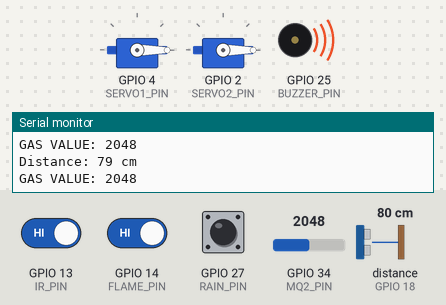
The sketch below on a simulated ESP32. Parts: 2 × servo, buzzer (waves = sounding), the last lines printed to the serial monitor. Wiring (inferred from the names in the program): ultrasonic range finder: trigger GPIO 5; echo GPIO 18. The test bench sets the inputs (shaded band); at power-on: distance to the obstacle (sensor on GPIO 18) 80 cm, GPIO 34 (MQ2_PIN) = 2048, GPIO 27 (RAIN_PIN) HIGH, GPIO 13 (IR_PIN) HIGH, GPIO 14 (FLAME_PIN) HIGH. The echo pulse lasts 58.3 µs per cm; WiFi joins after 1.5 s; servers stay silent unless stated.

Above: at 6.0 s.
6.1 s: distance to the obstacle (sensor on GPIO 18) set to 23 cm
7.6 s: distance to the obstacle (sensor on GPIO 18) set to 18 cm
At 8.5 s:
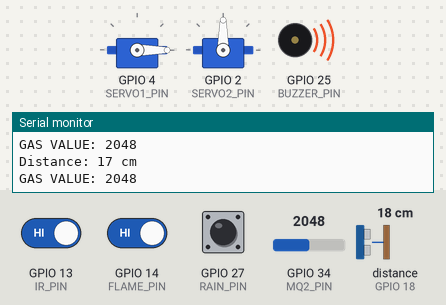
9.1 s: GPIO 34 (MQ2_PIN) set to 1566
10.6 s: GPIO 34 (MQ2_PIN) set to 1432
At 11.8 s:
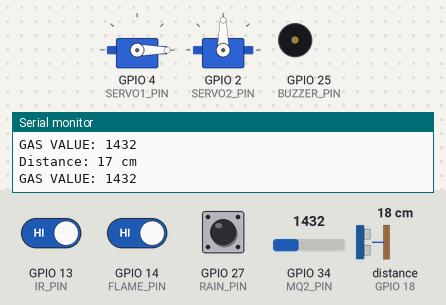
12.1 s: GPIO 27 (RAIN_PIN) pulled LOW for 0.15 s
At 12.21 s:
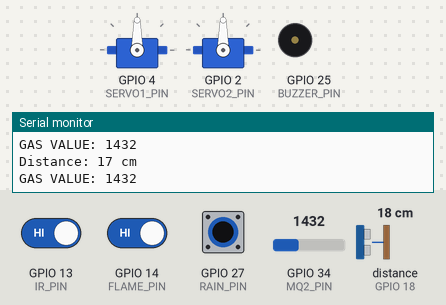
13.8 s: GPIO 13 (IR_PIN) driven LOW
At 14.5 s:
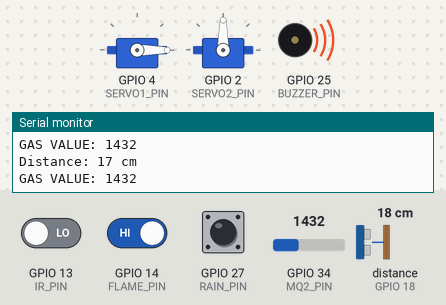
Timing chart, 0 to 16.3 s (numbered marks = the images above; inputs shaded):
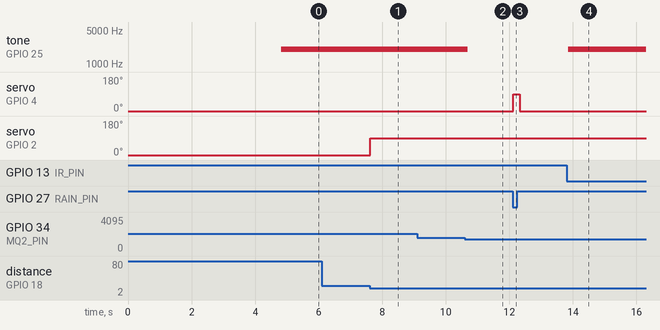

The sketch:

smart_home_security.ino
```cpp
//       360 DEGREE SAFETY SHIELD
//   ESP32 + BLYNK + SIM800L GSM SMART HOME SYSTEM
// BLYNK CREDENTIALS
#define BLYNK_TEMPLATE_ID "TMPL62XIo-7f_"
#define BLYNK_TEMPLATE_NAME "Smart home security and automation system "
#define BLYNK_AUTH_TOKEN "YOUR TOKEN"
//  LIBRARIES
#define TINY_GSM_MODEM_SIM800
#include <WiFi.h>
#include <BlynkSimpleEsp32.h>
#include <ESP32Servo.h>
#include <TinyGsmClient.h>
// WIFI CREDENTIALS
char ssid[] = "NAME";
char pass[] = "PASSWORD";
// GSM CONFIGURATION
#define SerialMon Serial
#define SerialAT Serial1
#define MODEM_RX 16
#define MODEM_TX 17
#define ADMIN_NUMBER "YOUR NUMBER"
TinyGsm modem(SerialAT);
bool gsmReady = false;
// ENSOR PINS
const int IR_PIN = 13;
const int MQ2_PIN = 34;
const int FLAME_PIN = 14;
const int RAIN_PIN = 27;
const int BUZZER_PIN = 25;
const int TRIG_PIN = 5;
const int ECHO_PIN = 18;
// SERVO PINS
const int SERVO1_PIN = 4;
const int SERVO2_PIN = 2;
Servo myServo1;
Servo myServo2;
// BLYNK TERMINAL
WidgetTerminal terminal(V1);
// ALERT FLAGS
bool intruderTriggered = false;
bool fireTriggered = false;
bool gasTriggered = false;
// GSM RECONNECTION
unsigned long lastGSMCheck = 0;
//                  ALERT FUNCTION
void sendAlert(String eventCode, String message) {
  Serial.println();
  Serial.println("========== ALERT ==========");
  Serial.println(message);
  // BLYNK NOTIFICATION
  if (Blynk.connected()) {
    Blynk.logEvent(eventCode, message);
    terminal.println("--- ALERT ---");
    terminal.println(message);
    terminal.flush();
    Serial.println("Blynk Notification Sent!");
  } else {
    Serial.println("Blynk Not Connected!");
  }
  // GSM SMS
  if (gsmReady && modem.isNetworkConnected()) {
    bool smsStatus = modem.sendSMS(ADMIN_NUMBER, message);
    if (smsStatus) {
      Serial.println("SMS SENT SUCCESSFULLY!");
    } else {
      Serial.println("SMS SENDING FAILED!");
    }
  } else {
    Serial.println("GSM NOT CONNECTED!");
  }
}
// ULTRASONIC FUNCTION
long getDistance() {
  digitalWrite(TRIG_PIN, LOW);
  delayMicroseconds(2);
  digitalWrite(TRIG_PIN, HIGH);
  delayMicroseconds(10);
  digitalWrite(TRIG_PIN, LOW);
  long duration = pulseIn(ECHO_PIN, HIGH, 30000);
  long distance = duration * 0.034 / 2;
  return distance;
}
// SETUP
void setup() {
  Serial.begin(115200);
  Serial.println();
  Serial.println("SMART HOME SECURITY SYSTEM STARTING...");
  //SENSOR INITIALIZATION
  pinMode(IR_PIN, INPUT_PULLUP);
  pinMode(FLAME_PIN, INPUT_PULLUP);
  pinMode(RAIN_PIN, INPUT_PULLUP);
  pinMode(MQ2_PIN, INPUT);
  pinMode(TRIG_PIN, OUTPUT);
  pinMode(ECHO_PIN, INPUT);
  // SERVO INITIALIZATION
  myServo1.attach(SERVO1_PIN);
  myServo2.attach(SERVO2_PIN);
  myServo1.write(0);
  myServo2.write(0);
  // BUZZER INITIALIZATION
  ledcAttach(BUZZER_PIN, 2000, 8);
  // GSM INITIALIZATION
  Serial.println("Initializing GSM Module...");
  SerialAT.begin(9600, SERIAL_8N1, MODEM_RX, MODEM_TX);
  delay(3000);
  modem.restart();
  Serial.println("Waiting for GSM Network...");
  if (modem.waitForNetwork(60000L)) {
    Serial.println("GSM NETWORK CONNECTED!");
    gsmReady = true;
  } else {
    Serial.println("GSM NETWORK FAILED!");
    gsmReady = false;
  }
  // WIFI & BLYNK
  Serial.println("Connecting to WiFi and Blynk...");
  Blynk.begin(BLYNK_AUTH_TOKEN, ssid, pass);
  Serial.println("BLYNK CONNECTED!");
  Serial.println();
  Serial.println("ALL SYSTEMS INITIALIZED!");
}
//MAIN LOOP
void loop() {
  Blynk.run();
  // GSM RECONNECTION
  if (!gsmReady && millis() - lastGSMCheck >= 30000) {
    lastGSMCheck = millis();
    Serial.println("Retrying GSM Network...");
    if (modem.waitForNetwork(1000L)) {
      gsmReady = true;
      Serial.println("GSM RECONNECTED!");
    }
  }
  bool servoShouldOpenR = false;
  bool servoShouldOpenU = false;
  bool buzzerActive = false;
  // ULTRASONIC SENSOR
  long distance = getDistance();
  Serial.print("Distance: ");
  Serial.print(distance);
  Serial.println(" cm");
  if (distance > 0 && distance < 20) {
    servoShouldOpenU = true;
  }
  // RAIN SENSOR
  if (digitalRead(RAIN_PIN) == LOW) {
    servoShouldOpenR = true;
  }
  // SERVO CONTROL
  if (servoShouldOpenR) {
    myServo1.write(90);
  } else {
    myServo1.write(0);
  }
  if (servoShouldOpenU) {
    myServo2.write(90);
  } else {
    myServo2.write(0);
  }
  // IR SENSOR
  if (digitalRead(IR_PIN) == LOW) {
    if (!intruderTriggered) {
      Serial.println("INTRUDER DETECTED!");
      sendAlert(
        "intruder_alert",
        "WARNING! INTRUDER DETECTED!"
      );
      intruderTriggered = true;
    }
    buzzerActive = true;
  } else {
    intruderTriggered = false;
  }
  // FLAME SENSOR
  if (digitalRead(FLAME_PIN) == LOW) {
    if (!fireTriggered) {
      Serial.println("FIRE DETECTED!");
      sendAlert(
        "fire_alert",
        "DANGER! FIRE DETECTED!"
      );
      fireTriggered = true;
    }
    buzzerActive = true;
  } else {
    fireTriggered = false;
  }
  // MQ2 GAS SENSOR
  int gas = analogRead(MQ2_PIN);
  Serial.print("GAS VALUE: ");
  Serial.println(gas);
  if (gas > 1500 && gas < 4095) {
    if (!gasTriggered) {
      Serial.println("GAS / SMOKE DETECTED!");
      sendAlert(
        "gas_alert",
        "WARNING! GAS / SMOKE DETECTED!"
      );
      gasTriggered = true;
    }
    buzzerActive = true;
  } else {
    gasTriggered = false;
  }
  //BUZZER CONTROL
  if (buzzerActive) {
    ledcWriteTone(BUZZER_PIN, 2000);
  } else {
    ledcWriteTone(BUZZER_PIN, 0);
  }
  delay(100);
}
```

Measured:
- the behaviour switches between 21 and 20 cm on distance to the obstacle (sensor on GPIO 18) (found by bisection; images 0 and 1)
- the behaviour switches between 1501 and 1500 on GPIO 34 (MQ2_PIN) (found by bisection; images 1 and 2)
- after the input at 7.6 s, servo on GPIO 2 (SERVO2_PIN): 0° → 90° at once
- after the input at 10.6 s, tone on GPIO 25 (BUZZER_PIN): 2000 Hz → silent after 0.09 s
- after the input at 12.1 s, servo on GPIO 4 (SERVO1_PIN): 0° → 90° at once, → 0° 0.20 s later
- after the input at 13.8 s, tone on GPIO 25 (BUZZER_PIN): silent → 2000 Hz after 0.06 s
